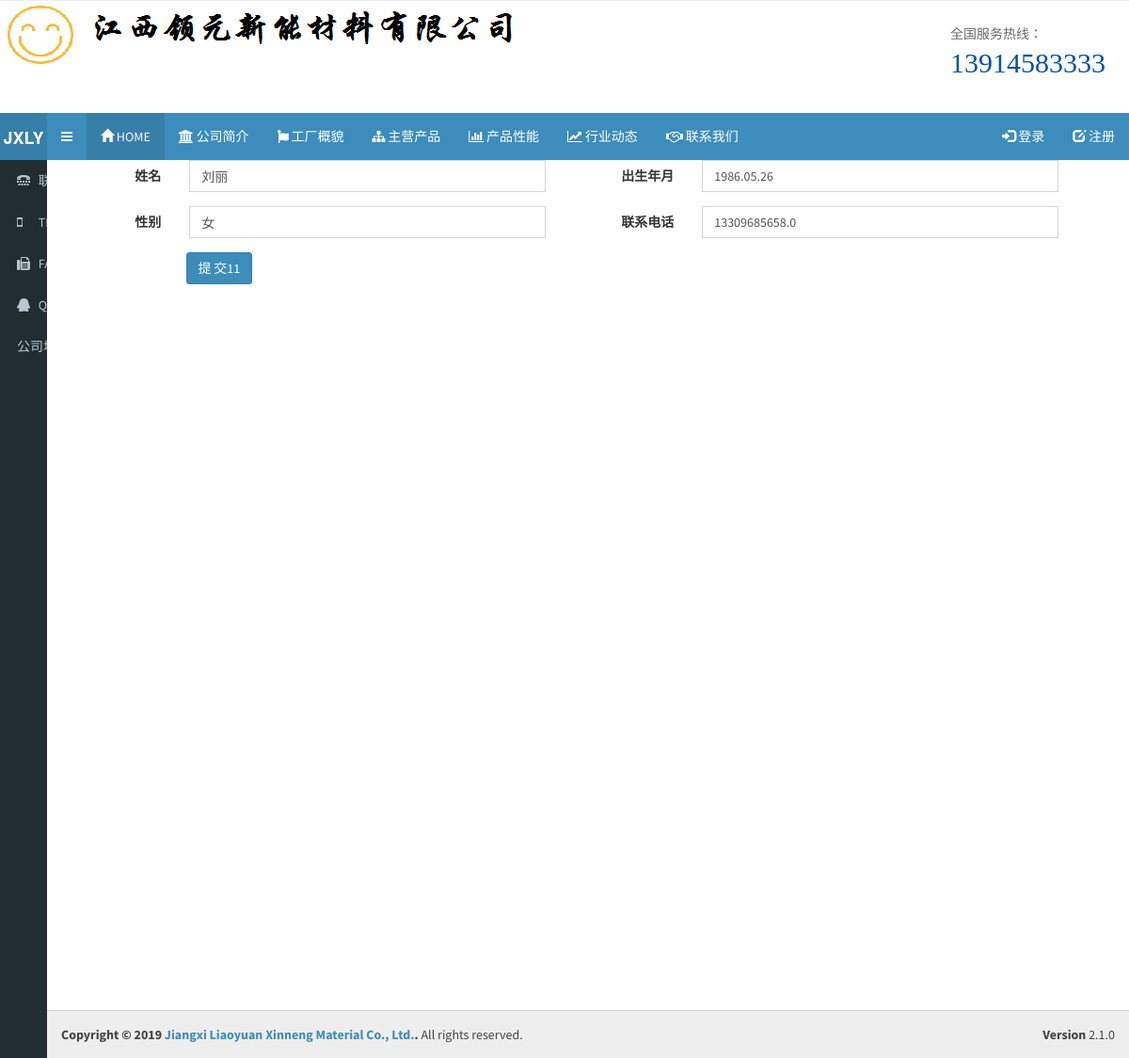
/web/customer/edit/4/, run on the app's committed database.
### web/models.py (models this page shows, shortened)
class Customer(models.Model):
    name = models.CharField(verbose_name='姓名', max_length=32)
    year = models.CharField(verbose_name='出生年月', max_length=32)
    sex = models.CharField(verbose_name='性别', max_length=32)
    tel = models.CharField(verbose_name='联系电话', max_length=32)

### web/views/customer.py (the view)
# urls.py: url(r'^customer/edit/(?P<cid>\d+)/$', customer.customer_edit, name='customer_edit'),
def customer_edit(request, cid):
    obj = models.Customer.objects.get(id=cid)
    if request.method == 'GET':
        form = CustomerForm(instance=obj)
        return render(request, 'customer_add.html', {'form': form})
    form = CustomerForm(data=request.POST, instance=obj)
    if form.is_valid():
        form.save()
        return redirect('/web/customer/list/')
    return render(request, 'customer_add.html', {'form': form})

### web/forms/customer.py
class CustomerForm(ModelForm):
    class Meta:
        model = models.Customer
        fields = "__all__"
    def __init__(self, *args, **kwargs):
        super(CustomerForm, self).__init__(*args, **kwargs)
        for name, field in self.fields.items():
            field.widget.attrs['class'] = 'form-control'
            field.widget.attrs['placeholder'] = field.label

### web/templates/customer_add.html (shortened to what this page needs)
{% extends 'blog/__base__.html' %}
{% block content %}
  <div class="content-wrapper" style="background: #fff;">
    <div class="luffy-container">
        <form class="form-horizontal clearfix" method="post" novalidate>
            {% for field in form %}
                <div class="form-group col-sm-6 clearfix">
                    <label class="col-sm-3 control-label">{{ field.label }}</label>
                    <div class="col-sm-9">
                        {{ field }}
                    </div>
                </div>
            {% endfor %}
            <div class="form-group col-sm-12">
                <div class="col-sm-6">
                    <div class="col-sm-offset-3">
                        <button type="submit" class="btn btn-primary">提 交11</button>
                    </div>
                </div>
            </div>
        </form>
    </div>
</div>
{% endblock %}

### data on the page
Customer: form "刘丽" "1986.05.26" "女" "13309685658.0"

### other printed values
{{ field.label }} "姓名" "出生年月" "性别" "联系电话"
